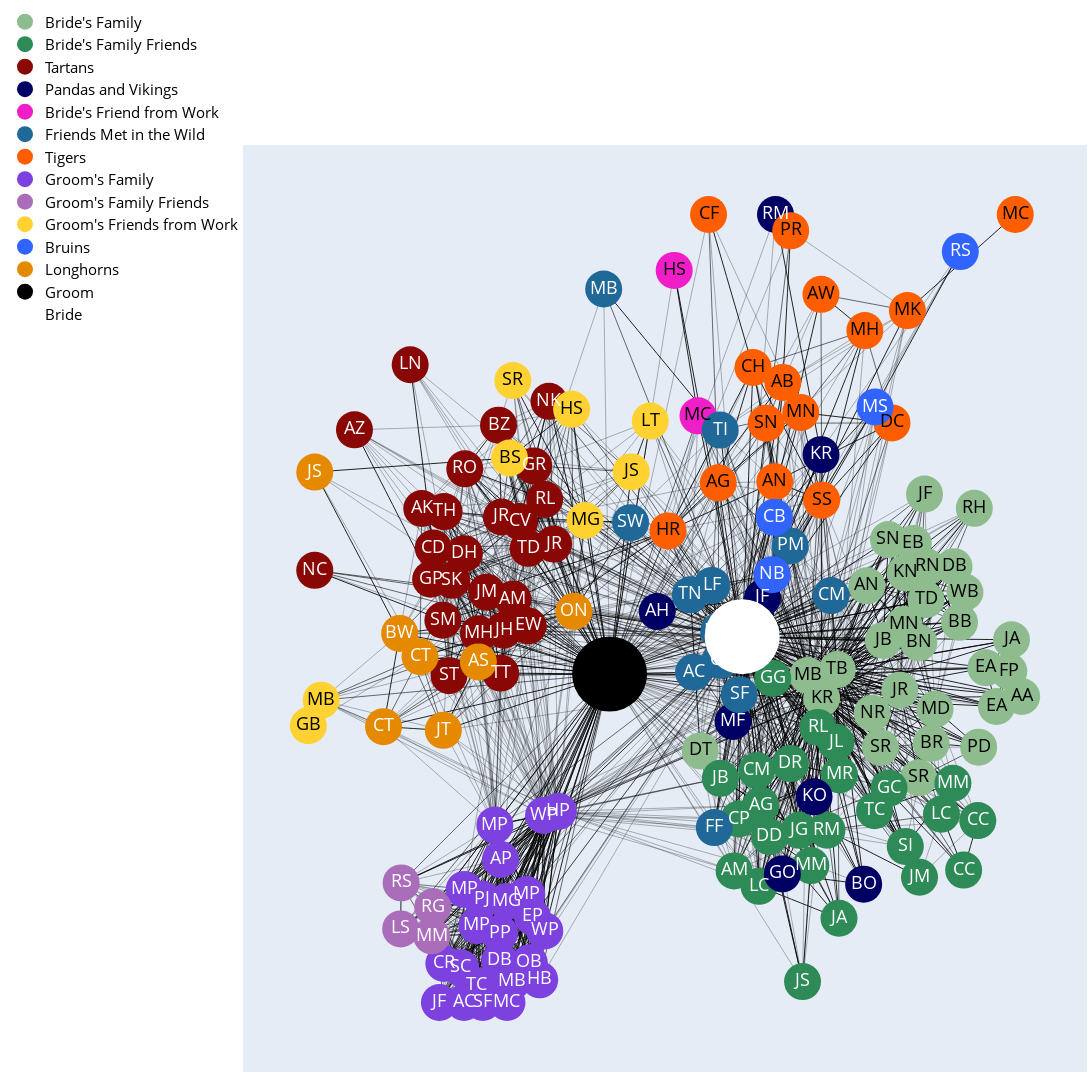

The notebook cell this image was saved under:
### Code cell
fig = go.Figure(data=edge_traces + node_traces + display_name_traces,
                layout=go.Layout(
                    title=None,#"Mary and Richard's wedding guest network",
                    titlefont_size=24,
                    width=2000,
                    height=2000,
                    showlegend=True,
                    hovermode='closest',
                    margin=dict(b=20,l=20,r=5,t=20),
                    legend=dict(
                        yanchor="bottom", 
                        y=0.8, 
                        xanchor="right", 
                        x=0,
                        orientation="v",
                        font=dict(
                            size=15,
                            color="black")),
                    xaxis=dict(showgrid=False, zeroline=False, showticklabels=False),
                    yaxis=dict(showgrid=False, zeroline=False, showticklabels=False),
                    dragmode='pan')
                    )
fig.show()
